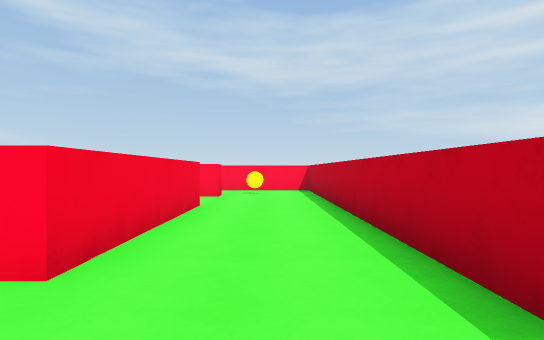
view 1 (above)

16 first-person views from a walk through a scene from a Unity 3-D project. The camera is 1.4 m above the floor, looks level and sees 80° across. The floor is counted in squares, 2 m on a side. Each view is taken from the middle of a square. On the plan, view 1 faces up. The plan holds only what a view shows up to about 10 squares ahead; the rest is blank.

view 2
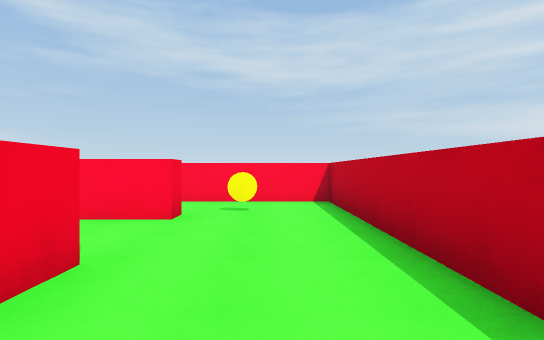

view 3
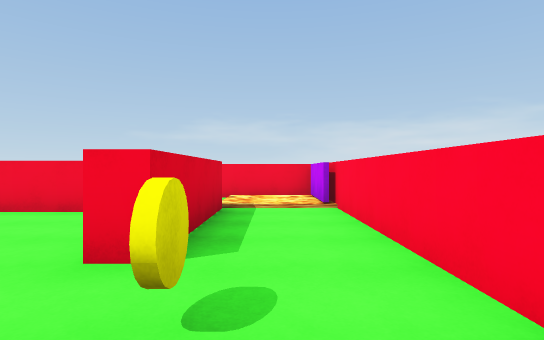

view 4
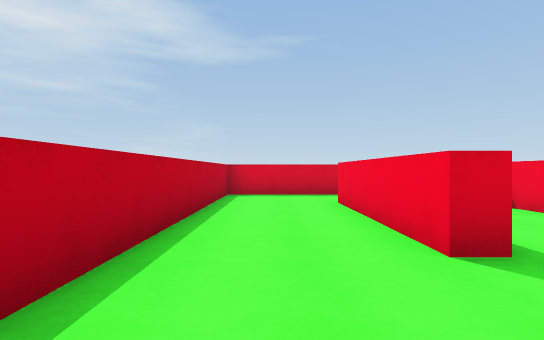

view 5
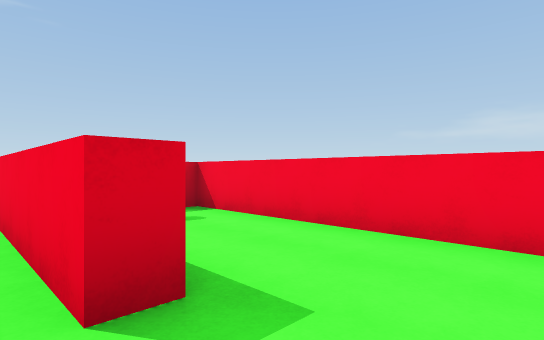

view 6
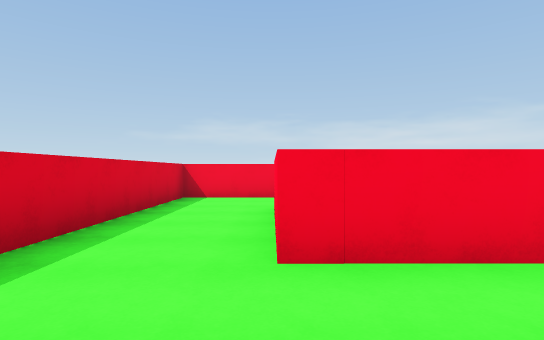

view 7
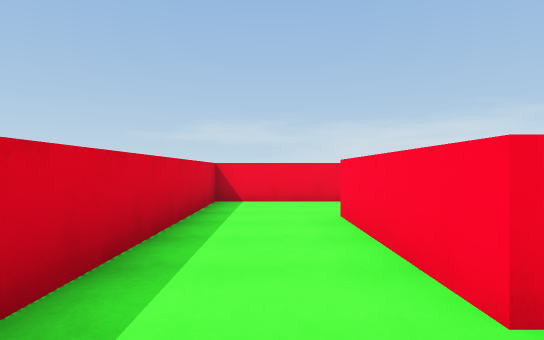

view 8
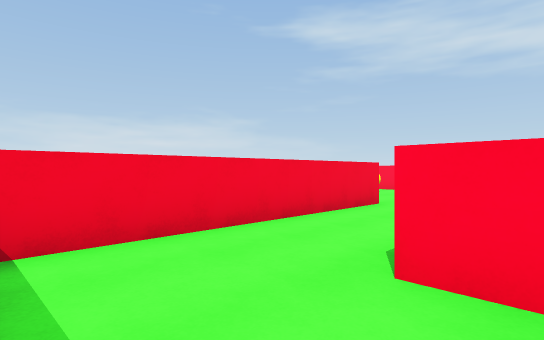

view 9
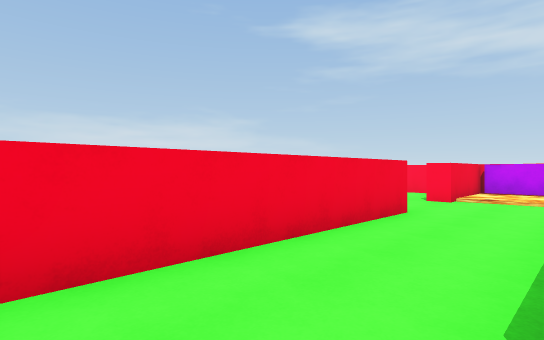

view 10
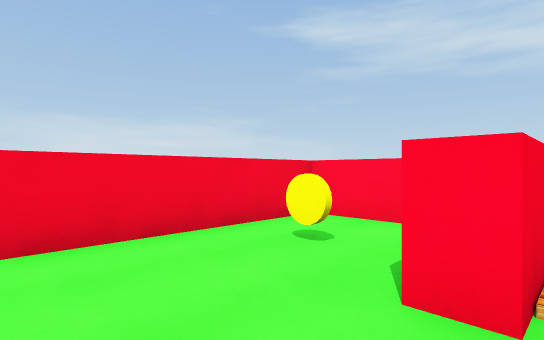

view 11
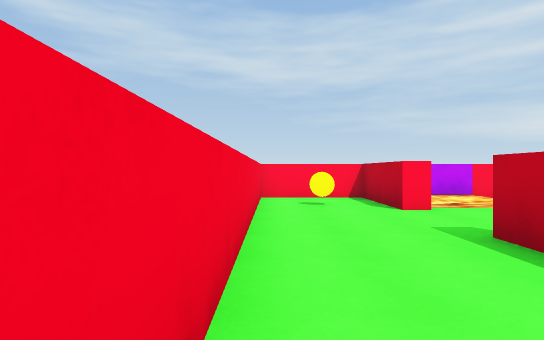

view 12
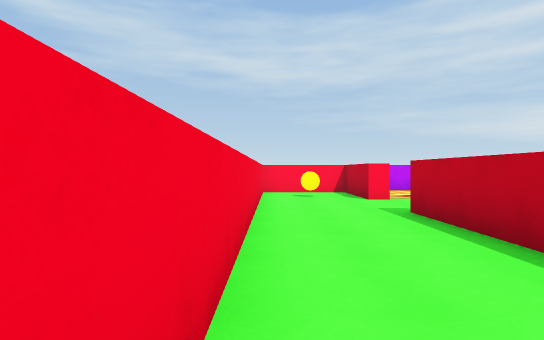

view 13
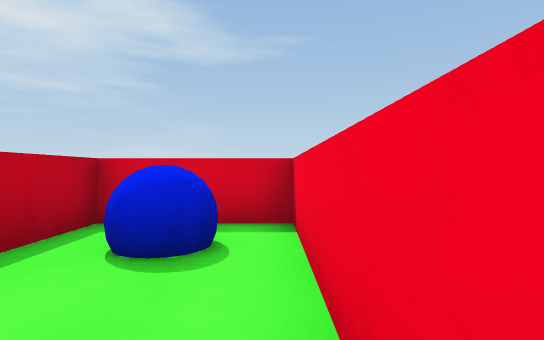

view 14
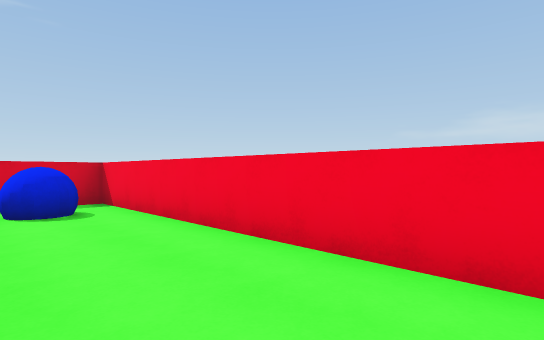

view 15
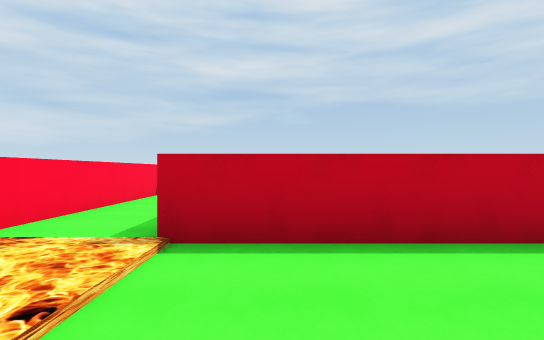

view 16
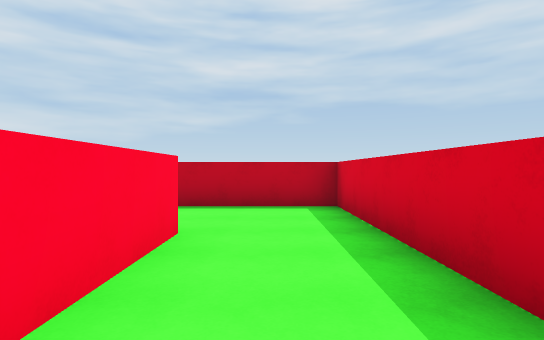

### Floor plan
Ten units are one square. View 1 is at (0, 0); x grows to the right and y downward. Boxes are objects, and circles mark ways between rooms. Rooms are numbered by the first view taken in them; rooms with no view inside come last. Other rooms are left out.
<svg viewBox="-108 -117 126 125">
<path fill="none" stroke="#000" d="M-20 -64 -14 -64 -14 -20 -50 -20M-49 -54 -49 -91 -14 -91 -14 -87 -28 -87M-72 -64 -72 3 13 3 13 -112 -59 -112M-50 -110 -72 -110 -72 -87M-68 -112 -72 -112M-77 -36 -77 -64M-72 -87 -77 -87 -77 -112 -103 -112 -103 3 -77 3 -77 -14M-44 -78 -44 -25"/>
<rect x="-15" y="-105" width="10" height="10" fill="#bbb"><title>yellow disc</title></rect>
<rect x="-95" y="-15" width="10" height="10" fill="#bbb"><title>blue ball</title></rect>
<rect x="-95" y="-105" width="10" height="10" fill="#bbb"><title>yellow disc</title></rect>
<circle cx="-80" cy="-75" r="3" fill="#2a7"/>
<circle cx="-20" cy="-75" r="3" fill="#2a7"/>
<text x="-10" y="-50">1</text>
<text x="-90" y="-60">2</text>
<text x="-40" y="-60">3</text>
</svg>
Room 1 opens to room 2. Room 1 opens to room 3.

Where each view was taken, in squares from view 1:
view 1: 0 up, 0 right, facing up
view 2: 4 up, 0 right, facing up
view 3: 10 up, 1 right, facing left
view 4: 9 up, 0 right, facing down
view 5: 8 up, 1 left, facing down-left
view 6: 2 up, 1 right, facing left
view 7: 1 up, 0 right, facing left
view 8: 0 up, 4 left, facing up-left
view 9: 1 up, 5 left, facing up-left
view 10: 7 up, 7 left, facing up-left
view 11: 3 up, 10 left, facing up
view 12: 1 up, 10 left, facing up
view 13: 4 up, 10 left, facing down
view 14: 7 up, 8 left, facing down-left
view 15: 8 up, 8 left, facing right
view 16: 1 up, 5 left, facing right
